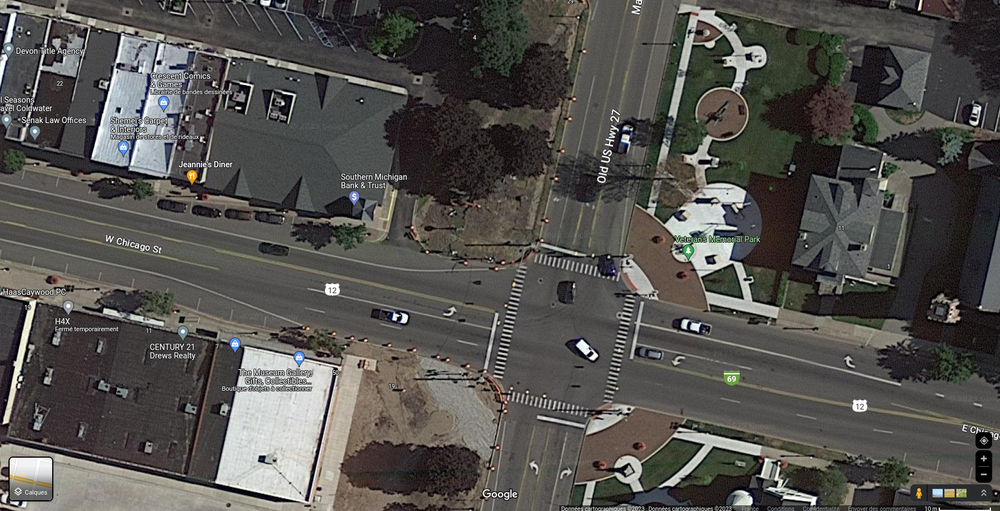
#> input picture cameratransform/google.png, 1000 x 511 px, shrunk from 1763 x 901 before the run, found by its file name
$ python topview.py
#> lines starting #> are read from the running program, lines starting #| are printed output that depends on the picture
import matplotlib.pyplot as plt
import matplotlib.image as mpimg
import numpy as np

image_path = "cameratransform/google.png"

from scipy.ndimage import map_coordinates

def simulate_top_view(image_path, inclination=0, rotation=0):
    # Charger l'image
#> called with image_path = 'cameratransform/google.png', inclination = 30, rotation = 45
    img = mpimg.imread(image_path)
#> img is the input picture: shape (511, 1000, 4) float32; mean R, G, B, A 0.329, 0.321, 0.308, 1

    # Dimensions de l'image
    height, width, _ = img.shape
#> height = 511; width = 1000

    # Créer une grille d'indices pour les pixels de l'image
    y, x = np.indices((height, width))

    # Convertir les coordonnées x, y en coordonnées polaires
    r = np.sqrt((x - width / 2) ** 2 + (y - height / 2) ** 2)
    theta = np.arctan2(y - height / 2, x - width / 2)

    # Ajuster l'inclinaison et la rotation
    r_adjusted = r * np.cos(np.deg2rad(inclination))
    theta_adjusted = theta + np.deg2rad(rotation)

    # Convertir les coordonnées polaires ajustées en coordonnées cartésiennes
    x_adjusted = width / 2 + r_adjusted * np.cos(theta_adjusted)
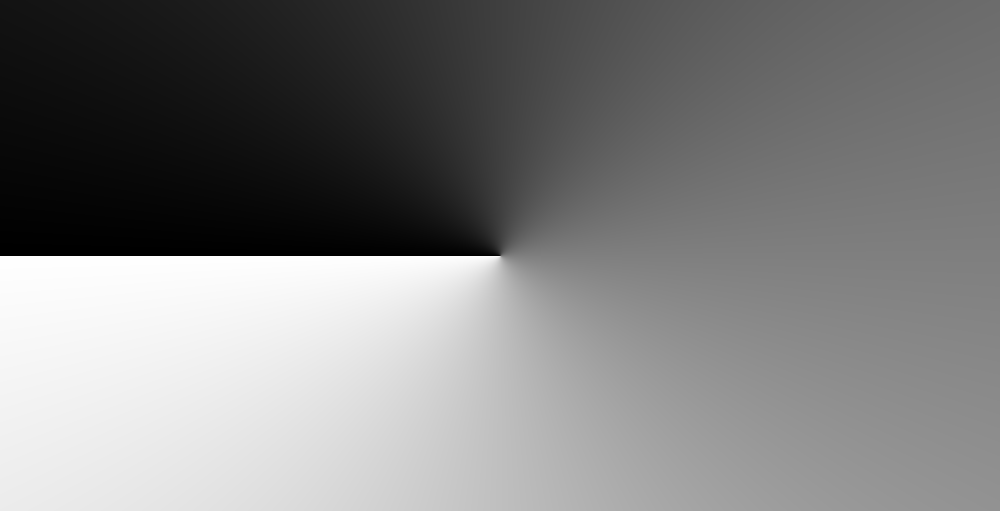
#> theta_adjusted: shape (511, 1000) float64; min -2.36, max 3.93, mean 0.782; drawn with min black and max white
    y_adjusted = height / 2 + r_adjusted * np.sin(theta_adjusted)

    # Interpolation bilinéaire pour obtenir les nouvelles valeurs de pixel
    coordinates = np.vstack((y_adjusted.flatten(), x_adjusted.flatten()))
    simulated_img = np.zeros_like(img)
    for c in range(3):  # Canal de couleur (R, G, B)
        simulated_img[:, :, c] = map_coordinates(img[:, :, c], coordinates, order=1).reshape(img.shape[:2])

    return simulated_img

# Chemin vers votre image

# Paramètres de simulation (inclinaison et rotation en degrés)
inclination_degrees = 30
rotation_degrees = 45

# Simulation de la vue de dessus avec les paramètres donnés
simulated_image = simulate_top_view(image_path, inclination=inclination_degrees, rotation=rotation_degrees)

# Afficher l'image originale et l'image simulée côte à côte
fig, axes = plt.subplots(1, 2, figsize=(10, 5))
axes[0].imshow(mpimg.imread(image_path))
axes[0].set_title("Image originale")
axes[0].axis("off")

axes[1].imshow(simulated_image)
axes[1].set_title("Vue de dessus simulée")
axes[1].axis("off")

plt.show()
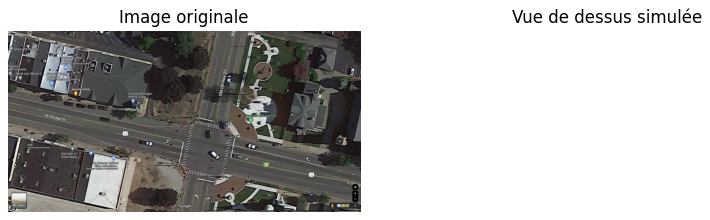
#> figure drawn by matplotlib, 2 panels
